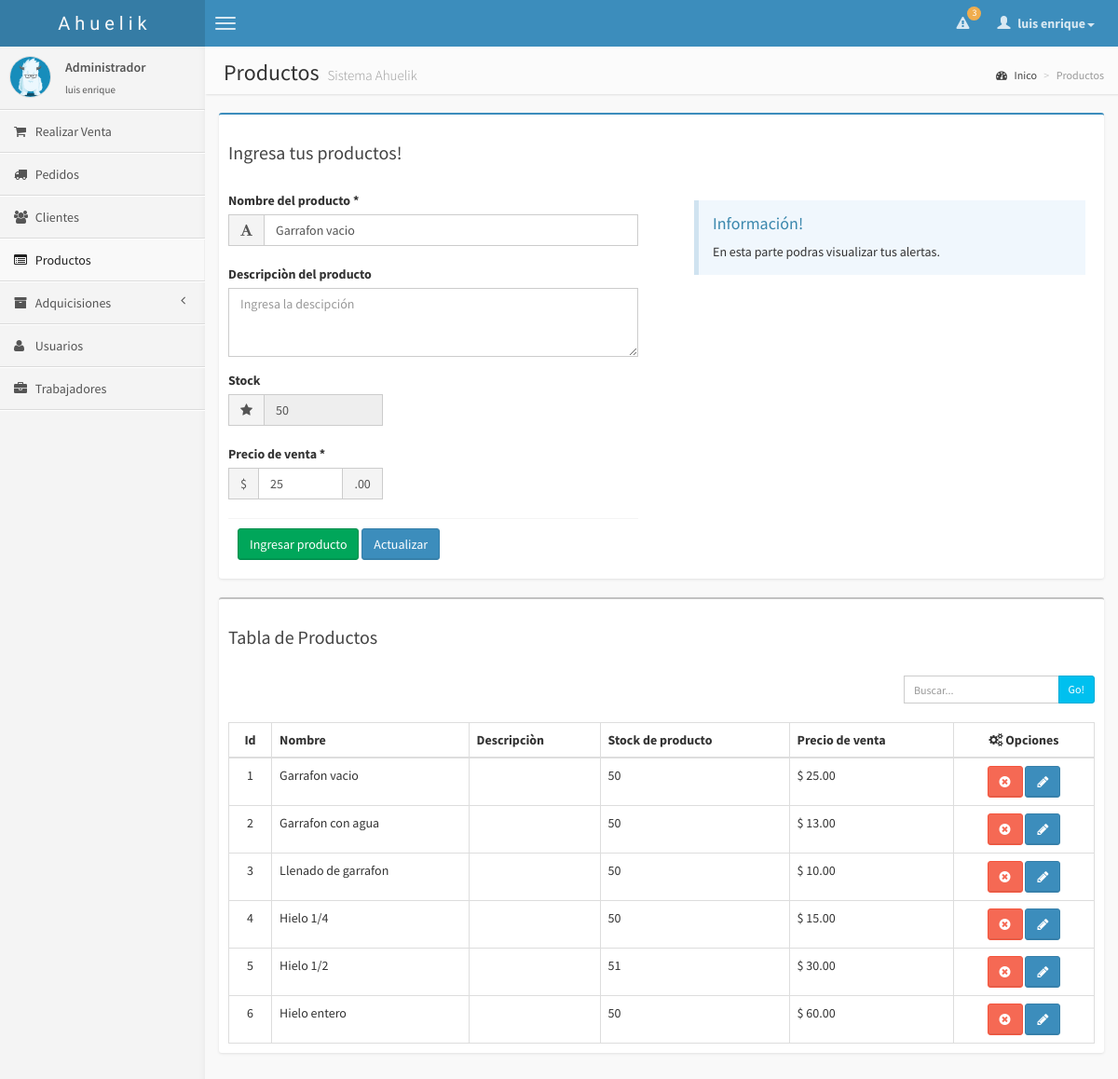
The app's page /pages/admin_productos.php?producto_actualizar=1 (signed in) with its own data.
### tables this page shows
CREATE TABLE `productos` (
  `id_producto` int(11) NOT NULL AUTO_INCREMENT,
  `nombre` varchar(50) NOT NULL,
  `descripcion` varchar(50) DEFAULT NULL,
  `stock` int(10) NOT NULL,
  `precio_venta` int(10) NOT NULL,
  PRIMARY KEY (`id_producto`)
);

### pages/admin_productos.php (the view, shortened to what the rows shown need)
<?php
    include("conexion.php");
?>
<!DOCTYPE html>
<html>
    <head>
        <link href="../css/bootstrap.min.css" rel="stylesheet" type="text/css" />
        <link href="../css/font-awesome.min.css" rel="stylesheet" type="text/css" />
        <link href="../css/ionicons.min.css" rel="stylesheet" type="text/css" />
        <link href="../css/datatables/dataTables.bootstrap.css" rel="stylesheet" type="text/css" />
        <link href="../css/AdminLTE.css" rel="stylesheet" type="text/css" />
    </head>
    <body class="pace-done skin-blue">
        <div class="wrapper row-offcanvas row-offcanvas-left">
            <aside class="right-side">
                <section class="content-header">
                    <h1>
                        Productos
                        <small> Sistema Ahuelik</small>
                    </h1>
                </section>
                <section class="content">
                    <div class="box box-primary">
                        <?php
                            if(isset($_GET['producto_actualizar'])){
                                $v_query_actualizar_productos = " SELECT * FROM productos WHERE id_producto = ".$_GET['producto_actualizar'];
                                $v_query_actualizar_mf = mysqli_query($link,$v_query_actualizar_productos) or die("Problemas:".mysql_error());
                                if($v_registro_mf = mysqli_fetch_array($v_query_actualizar_mf, MYSQLI_ASSOC)){
                                    $v_nombre                   =  $v_registro_mf['nombre'];
                                    $v_stock                    =  $v_registro_mf['stock'];
                                    $v_precio_venta             =  $v_registro_mf['precio_venta'];
                                }
                            }
                        ?>
                        <div class="row">
                            <div class="col-sm-6 col-md-6">
                                <form action="admin_productos.php" method="post">
                                    <div class="box-body">
                                        <div class="input-group">
                                            <span class="input-group-addon"><i class="fa fa-font"></i></span>
                                            <input name="p_nombre" type="text" class="form-control" placeholder="Ejemplo: Grarrafon" value='<?php if(isset($_GET['producto_actualizar'])){ echo $v_nombre;}?>' required/>
                                        </div>
                                        <br/>
                                        <div class="row">
                                            <div class="col-xs-5">
                                                <div class="input-group">
                                                    <span class="input-group-addon"><i class="fa fa-star"></i></span>
                                                    <input name="p_stock" type="text" class="form-control" id="disabledTextInput" placeholder="0" value="<?php if(isset($_GET['producto_actualizar'])){ echo $v_stock;}?>" disabled/>
                                                </div>
                                            </div>
                                        </div>
                                        <br/>
                                        <div class="row">
                                            <div class="col-xs-5">
                                                <div class="input-group">
                                                    <div class="input-group-addon">$</div>
                                                    <input name="p_presio" type="text" class="form-control" maxlength="10" placeholder="Ejemplo: 20" value="<?php if(isset($_GET['producto_actualizar'])){ echo $v_precio_venta;}?>" onkeypress="return numeros(event)" required/>
                                                    <div class="input-group-addon">.00</div>
                                                </div>
                                            </div>
                                        </div>
                                        <br/>
                                     </div>
                                </form>
                            </div>
                        </div>
                    </div>
                    <div class="box">
                        <div class="box-body table-responsive">
                            <table id="regTable" id="example2" class="table table-bordered table-hover">
                                <thead>
                                    <tr>
                                        <th style='text-align:center'>Id</th>
                                        <th>Nombre</th>
                                        <th>Descripciòn</th>
                                        <th>Stock de producto</th>
                                        <th>Precio de venta</th>
                                        <th style="text-align:center"><samp class="fa fa-cogs"></samp> Opciones</th>
                                    </tr>
                                </thead>
                                <tbody>
                                    <?php
                                        $time = time();
                                        $v_query = "SELECT * FROM productos";
                                        $registros = mysqli_query($link,$v_query) or die("Problemas en el select:".mysql_error());
                                        while($reg = mysqli_fetch_array($registros, MYSQLI_ASSOC)){
                                            echo"<tr>";
                                            echo    "<td style='text-align:center'>".$reg['id_producto']."</td>";
                                            echo    "<td>".$reg['nombre']."</td>";
                                            echo    "<td>".$reg['descripcion']."</td>";
                                            echo    "<td>".$reg['stock']."</td>";
                                            echo    "<td>"."$ ".$reg['precio_venta'].".00"."</td>";
                                            echo    "<td style='text-align:center'>
<a class='btn btn-danger' data-toggle='modal' data-target='#".$reg['id_producto']."' data-whatever='@mdo'><i class='fa fa-times-circle' data-toggle='tooltip' data-placement='top' title='Eliminar'></i></a>
<div class='modal fade' id='".$reg['id_producto']."' tabindex='-1' role='dialog' aria-labelledby='".$reg['id_producto']."Label' aria-hidden='true'>
        <h4 class='modal-title' id='".$reg['id_producto']."Label'>Eliminación de producto</h4>
                                ".date('d-m-Y',$time)."
                                <code>".$reg['nombre']."</code> </br>
                                Stock: ".$reg['stock']." </br>
                                Precio de venta: $".$reg['precio_venta'].".00
        <a href='admin_productos.php?producto_eliminar=".$reg['id_producto']."'  class='btn btn-danger'>Eliminar</a>
</div>
<a href='admin_productos.php?producto_actualizar=".$reg['id_producto']."' class='btn btn-primary' data-toggle='tooltip' data-placement='top' title='Actualizar'><i class='fa fa fa-pencil'></i></a>
                                                    </td>";
                                            echo"</tr>";
                                        }
                                    ?>
                                </tbody>
                            </table>
                        </div>
                    </div>
                </section>
            </aside>
        </div>
    </body>
</html>

### records on screen
productos: p_nombre "Garrafon vacio", p_stock "50", p_presio "25", id_producto "1", nombre "Garrafon vacio", stock "50", precio_venta "25"
productos: id_producto "2", nombre "Garrafon con agua", stock "50", precio_venta "13"
productos: id_producto "3", nombre "Llenado de garrafon", stock "50", precio_venta "10"
productos: id_producto "4", nombre "Hielo 1/4", stock "50", precio_venta "15"
productos: id_producto "5", nombre "Hielo 1/2", stock "51", precio_venta "30"
productos: id_producto "6", nombre "Hielo entero", stock "50", precio_venta "60"

### other values on screen
$v_total "3"
$_SESSION['usuario'] "luis enrique"
$_SESSION['tipo_usuario'] "Administrador"
